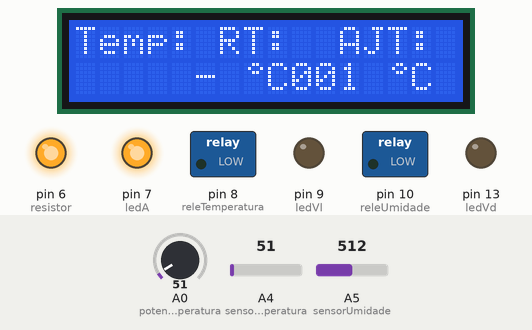
This sketch was run on a simulated Arduino Uno, built with avr-gcc and run on an emulated ATmega328P. Shown: 16×2 character LCD, switched loads named in the sketch (green lamp = pin HIGH), output pins drawn as LEDs (lit = HIGH). The inputs (shaded band) are chosen by the test bench; at power-on: A4 (sensorTemperatura) = 51, A5 (sensorUmidade) = 512, A0 (potenciometroTemperatura) = 51. What the sketch prints to the serial monitor is not drawn.

Above: at 1.2 s.
1.3 s: A4 (sensorTemperatura) set to 96
3.2 s: A4 (sensorTemperatura) set to 118
At 5.0 s:
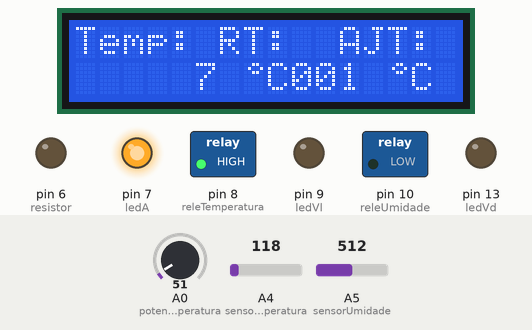
5.6 s: A5 (sensorUmidade) set to 597
7.3 s: A5 (sensorUmidade) set to 622
At 9.3 s:
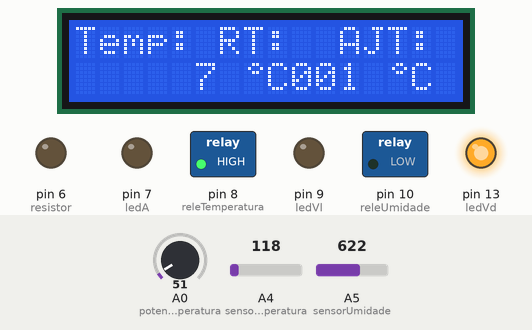
9.6 s: A0 (potenciometroTemperatura) set to 71
At 11.3 s:
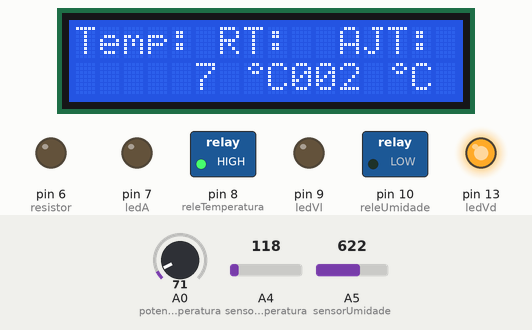
11.6 s: A4 (sensorTemperatura) set to 86
At 12.6 s:
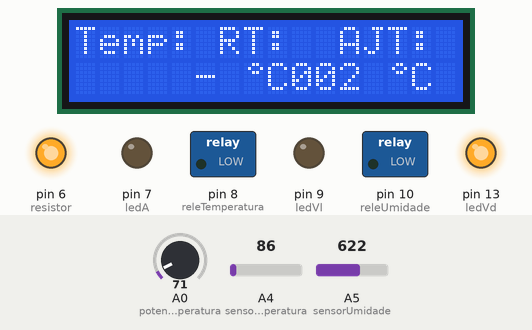
Timing chart, 0 to 14.6 s (numbered marks = the images above; inputs shaded):
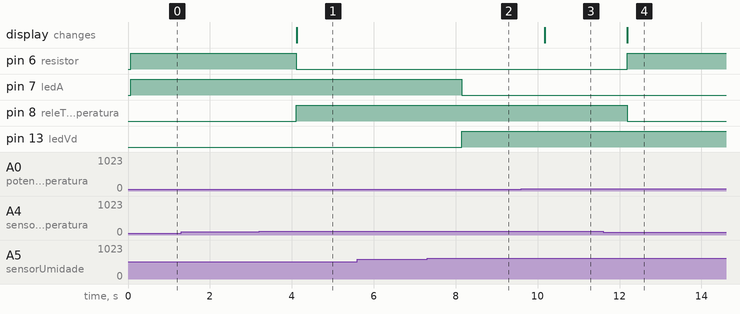

Measured:
- the behaviour switches between 105 and 106 on A4 (sensorTemperatura) (found by bisection; images 0 and 1)
- the behaviour switches between 613 and 614 on A5 (sensorUmidade) (found by bisection; images 1 and 2)
- after the input at 1.3 s, every drawn part: stays the same
- after the input at 3.2 s, pin 6 (resistor): HIGH → LOW after 0.91 s; pin 8 (releTemperatura): LOW → HIGH after 0.91 s; the display: changes after 0.92 s (image 1)
- after the input at 5.6 s, every drawn part: stays the same
- after the input at 7.3 s, pin 7 (ledA): HIGH → LOW after 0.85 s; pin 13 (ledVd): LOW → HIGH after 0.85 s
- after the input at 9.6 s, the display: changes after 0.57 s (image 3)
- after the input at 11.6 s, pin 6 (resistor): LOW → HIGH after 0.58 s; pin 8 (releTemperatura): HIGH → LOW after 0.58 s; the display: changes after 0.59 s (image 4)

The sketch:

magnificent_jaiks_juttuli1.ino
```cpp
#include  <LiquidCrystal.h>
//definição das saidas com nomes pra facilitar

LiquidCrystal LCD (12, 11, 5, 4, 3, 2);

	#define resistor 6
	#define releTemperatura 8
	#define releUmidade 10
	#define sensorTemperatura A4
	#define sensorUmidade A5
	#define potenciometroTemperatura A0

	#define ledVl 9
	#define ledA 7
	#define ledVd 13

//define uma temperatura de histerese para evitar ligar
	//e desligar a todo momento
	int histerese = 5;
	int val = 0;
	float umidade = 0.0;
	float temperaturaLida = 0.0;
	float temperaturaAjustada;
	float constante = 34.1;

byte a[8] = {B00110, B01001, B00110, B00000, B00000, B00000, B00000, B00000,};

void setup()
{
 //definição de cada um deles como entrada ou saída de sinais/dados
  pinMode(releTemperatura, OUTPUT);
  pinMode(releUmidade, OUTPUT);
  pinMode(resistor, OUTPUT);
  pinMode(sensorTemperatura, INPUT);
  pinMode(sensorUmidade, INPUT);
  pinMode(potenciometroTemperatura, INPUT);

  pinMode(ledVl, OUTPUT);
  pinMode(ledA, OUTPUT);
  pinMode(ledVd, OUTPUT);

  Serial.begin(9600);

  LCD.begin(16, 2);
  LCD.setCursor(0, 0);
  LCD.print("Temp: RT:  AJT:");
}

void loop()
{

  temperaturaAjustada = analogRead(potenciometroTemperatura) / constante;

  val = analogRead(sensorTemperatura);
  temperaturaLida = map(((val - 20) * 3.04), 0, 1023, -40, 125);

  float umidadeSensor = analogRead(sensorUmidade);
  umidade = (umidadeSensor/876) * 100;

  if(temperaturaLida > temperaturaAjustada){
  	digitalWrite(releTemperatura, HIGH);
    digitalWrite(resistor, LOW);
  }

  if(temperaturaLida < temperaturaAjustada - histerese){
  	digitalWrite(releTemperatura, LOW);
    digitalWrite(resistor, HIGH);
  }

  if(umidade < 30){
  	digitalWrite(releUmidade, HIGH);
    delay(3000);
    digitalWrite(releUmidade, LOW);

    digitalWrite(ledVl, HIGH);
    digitalWrite(ledA, LOW);
    digitalWrite(ledVd, LOW);
  }
  if(umidade > 30 && umidade < 70){

    digitalWrite(ledVl, LOW);
    digitalWrite(ledA, HIGH);
    digitalWrite(ledVd, LOW);
  }
  if(umidade > 70){

    digitalWrite(ledVl, LOW);
    digitalWrite(ledA, LOW);
    digitalWrite(ledVd, HIGH);
  }

  LCD.setCursor(5, 1);
  LCD.print(temperaturaLida);
  LCD.setCursor(8, 1);
  LCD.print("C");

  LCD.createChar(1, a);
  LCD.setCursor(7, 1);
  LCD.write(1);

  LCD.setCursor(11, 1);
  LCD.print(temperaturaAjustada);
  LCD.setCursor(14, 1);
  LCD.print("C");
  LCD.createChar(1, a);
  LCD.setCursor(13, 1);
  LCD.write(1);

  if (temperaturaLida < 10) {
    LCD.setCursor(6, 1);
    LCD.print(" ");
  }

  if (temperaturaAjustada < 10) {
    LCD.setCursor(12, 1);
    LCD.print(" ");
  }


  Serial.print("Temperatura Sensor: ");
  Serial.println(temperaturaLida);
  Serial.print("Temperatura Pedida: ");
  Serial.println(temperaturaAjustada);
  Serial.print("Umidade: ");
  Serial.println(umidade);

  delay(1000);
}
```
